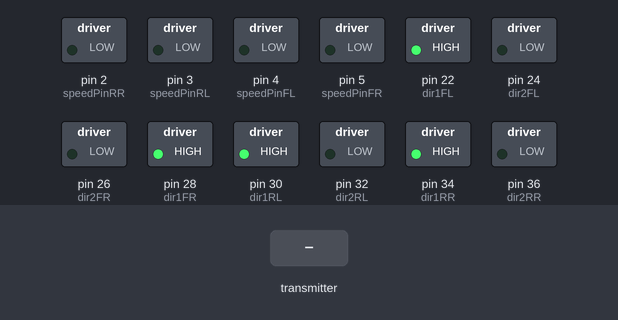
The sketch below on a simulated Arduino Mega 2560, built with avr-gcc and run on an emulated ATmega2560. Shown: switched loads named in the sketch (green lamp = pin HIGH). Inputs (shaded band) come from the test bench. No radio packets arrive unless stated.

Above: at 1.2 s.
1.3 s: the transmitter starts sending Left_VRx = 256
At 2.5 s:
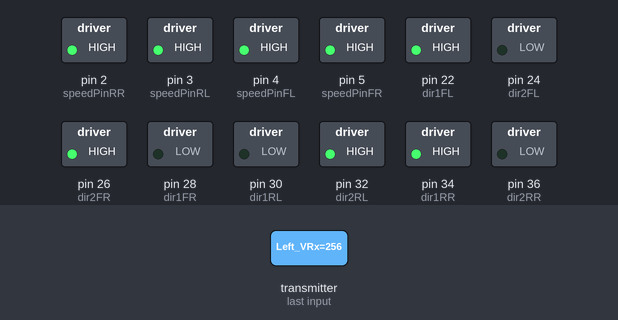
2.8 s: the transmitter starts sending Left_VRy = 256
At 3.8 s:
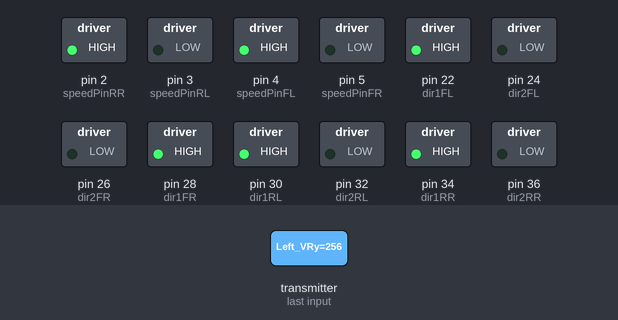
4.3 s: the transmitter starts sending Right_VRx = 256
At 4.9 s:
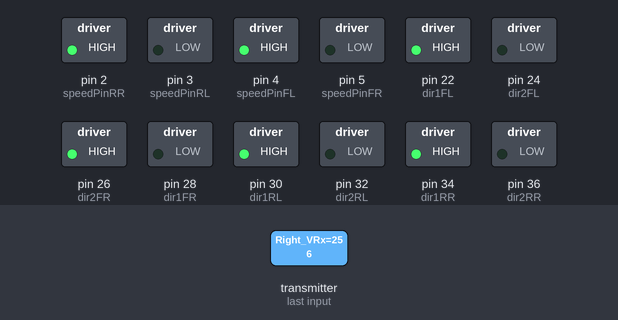
5.8 s: the transmitter starts sending Right_SW = 1
At 7.0 s:
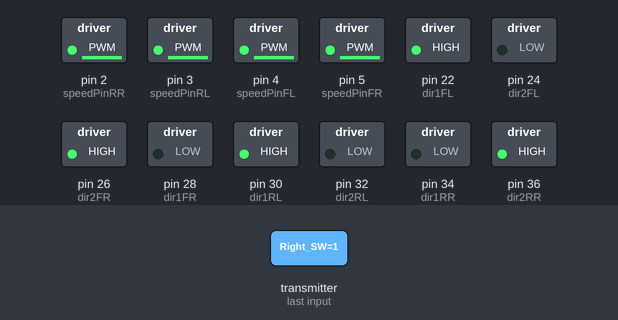
7.3 s: the transmitter starts sending Right_SW = 0
At 8.3 s:
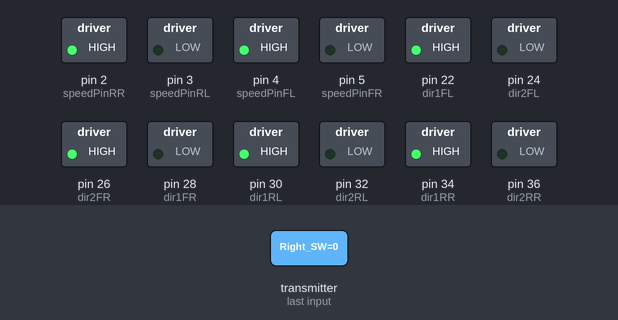
8.8 s: the transmitter starts sending Left_VRx = 0
At 9.5 s:
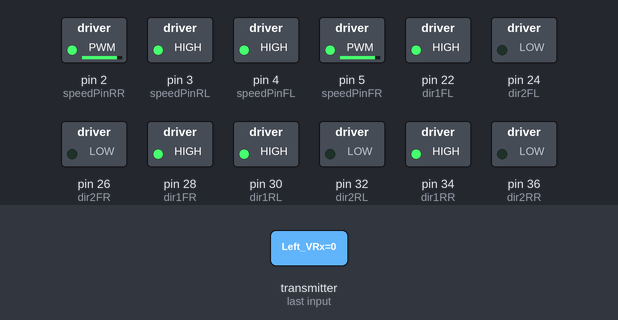
Timing chart, 0 to 11.3 s (numbered marks = the images above; inputs shaded):
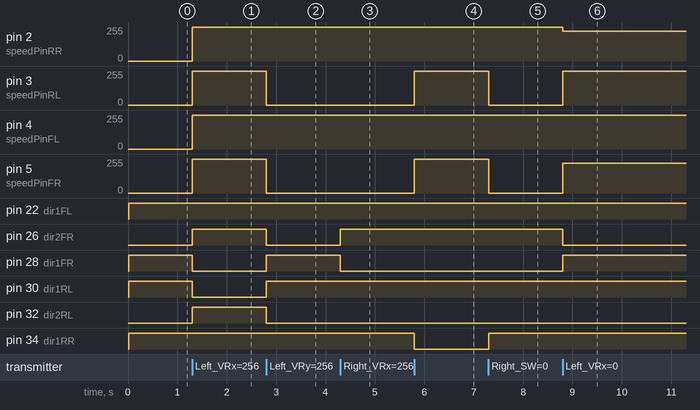

The sketch:

Mecanum_Control.ino
```cpp
#include <SPI.h>
#include <nRF24L01.h>
#include <RF24.h>

//Initialising the pins for Arduino Mega
int speedPinFL = 4;
int dir1FL = 22;
int dir2FL = 24;
int speedPinFR = 5;
int dir1FR = 28;
int dir2FR = 26;
int speedPinRL = 3;
int dir1RL = 30;
int dir2RL = 32;
int speedPinRR = 2;
int dir1RR = 34;
int dir2RR = 36;

//Defining the variables
int Chassis_Vx = 0;
int Chassis_Vy = 0;
int Chassis_Wz = 0;

float Wheel_Speed_FL_Calc;
float Wheel_Speed_FR_Calc;
float Wheel_Speed_RL_Calc;
float Wheel_Speed_RR_Calc;
float Wheel_Speed_FL_Output;
float Wheel_Speed_FR_Output;
float Wheel_Speed_RL_Output;
float Wheel_Speed_RR_Output;

//Measured width and length from car center to a single wheel's center
float Wheel_To_Center_Width = 0.07; //m
float Wheel_To_Center_Length = 0.06; //m

//Initializing the radio frequency communication
RF24 radio(6, 7); //CE, CSN pins

const byte address[6] = "00001";

//Joystick data structure
struct JoyStick_Data_t {
  int Left_VRx = 0;
  int Left_VRy = 0;
  int Right_VRx = 0;
  int Right_VRy = 0;
  byte Right_SW = 0;
};

JoyStick_Data_t JoyStick_Data;

void setup() {
  // put your setup code here, to run once:
  pinMode(speedPinFL,OUTPUT);
  pinMode(dir1FL,OUTPUT);
  pinMode(dir2FL,OUTPUT);
  pinMode(speedPinFR,OUTPUT);
  pinMode(dir1FR,OUTPUT);
  pinMode(dir2FR,OUTPUT);
  pinMode(speedPinRL,OUTPUT);
  pinMode(dir1RL,OUTPUT);
  pinMode(dir2RL,OUTPUT);
  pinMode(speedPinRR,OUTPUT);
  pinMode(dir1RR,OUTPUT);
  pinMode(dir2RR,OUTPUT);

  radio.begin();

  radio.openReadingPipe(1, address);
  radio.setPALevel(RF24_PA_MIN);

  radio.startListening(); //Receiving signal

  Serial.begin(9600);
}

void loop() {
  if (radio.available()){
    radio.read(&JoyStick_Data,sizeof(JoyStick_Data_t));
  }

  //The spinning function
  if(JoyStick_Data.Right_SW){
    Chassis_Vx = 0;
    Chassis_Vy = 0;
    Chassis_Wz = 1960;
  }

  else{
    Chassis_Vx = JoyStick_Data.Left_VRx;
    Chassis_Vy = JoyStick_Data.Left_VRy;
    Chassis_Wz = JoyStick_Data.Right_VRx;
  }

  //Inverse kinematic calculation for four wheel's speed
  Wheel_Speed_FL_Calc = (Chassis_Vy + Chassis_Vx + (Wheel_To_Center_Width + Wheel_To_Center_Length)*Chassis_Wz);
  Wheel_Speed_FR_Calc = (Chassis_Vy - Chassis_Vx - (Wheel_To_Center_Width + Wheel_To_Center_Length)*Chassis_Wz);
  Wheel_Speed_RL_Calc = (Chassis_Vy - Chassis_Vx + (Wheel_To_Center_Width + Wheel_To_Center_Length)*Chassis_Wz);
  Wheel_Speed_RR_Calc = (Chassis_Vy + Chassis_Vx - (Wheel_To_Center_Width + Wheel_To_Center_Length)*Chassis_Wz);

  //Change wheel's direction based on calculated speed
  if(Wheel_Speed_FL_Calc >= 0){
    digitalWrite(dir1FL,HIGH);
    digitalWrite(dir2FL,LOW);
  }
  else{
    digitalWrite(dir1FL,LOW);
    digitalWrite(dir2FL,HIGH);
  }

  if(Wheel_Speed_FR_Calc >= 0){
    digitalWrite(dir1FR,HIGH);
    digitalWrite(dir2FR,LOW);
  }
  else{
    digitalWrite(dir1FR,LOW);
    digitalWrite(dir2FR,HIGH);
  }

  if(Wheel_Speed_RL_Calc >= 0){
    digitalWrite(dir1RL,HIGH);
    digitalWrite(dir2RL,LOW);
  }
  else{
    digitalWrite(dir1RL,LOW);
    digitalWrite(dir2RL,HIGH);
  }

  if(Wheel_Speed_RR_Calc >= 0){
    digitalWrite(dir1RR,HIGH);
    digitalWrite(dir2RR,LOW);
  }
  else{
    digitalWrite(dir1RR,LOW);
    digitalWrite(dir2RR,HIGH);
  }

  //Minimum activation speed setting
  if(abs(Wheel_Speed_FL_Calc) <= 100){
    Wheel_Speed_FL_Calc = 0;
  }
  if(abs(Wheel_Speed_FR_Calc) <= 100){
    Wheel_Speed_FR_Calc = 0;
  }
  if(abs(Wheel_Speed_RL_Calc) <= 100){
    Wheel_Speed_RL_Calc = 0;
  }
  if(abs(Wheel_Speed_RR_Calc) <= 100){
    Wheel_Speed_RR_Calc = 0;
  }

  //Speed output
  analogWrite(speedPinFL,constrain(abs(Wheel_Speed_FL_Calc),0,255));
  analogWrite(speedPinFR,constrain(abs(Wheel_Speed_FR_Calc),0,255));
  analogWrite(speedPinRL,constrain(abs(Wheel_Speed_RL_Calc),0,255));
  analogWrite(speedPinRR,constrain(abs(Wheel_Speed_RR_Calc),0,255));
}
```

Measured:
- after the input at 1.3 s, pin 2 (speedPinRR), pin 3 (speedPinRL), pin 4 (speedPinFL), pin 5 (speedPinFR): 0/255 → 255/255 at once; pin 26 (dir2FR), pin 32 (dir2RL): LOW → HIGH at once; pin 28 (dir1FR), pin 30 (dir1RL): HIGH → LOW at once
- after the input at 2.8 s, pin 3 (speedPinRL), pin 5 (speedPinFR): 255/255 → 0/255 at once; pin 26 (dir2FR), pin 32 (dir2RL): HIGH → LOW at once; pin 28 (dir1FR), pin 30 (dir1RL): LOW → HIGH at once
- after the input at 4.3 s, pin 26 (dir2FR): LOW → HIGH at once; pin 28 (dir1FR): HIGH → LOW at once
- after the input at 5.8 s, pin 2 (speedPinRR), pin 4 (speedPinFL): 255/255 → 254/255 at once; pin 3 (speedPinRL), pin 5 (speedPinFR): 0/255 → 254/255 at once; pin 34 (dir1RR): HIGH → LOW at once; pin 36 (dir2RR): LOW → HIGH at once
- after the input at 7.3 s, pin 2 (speedPinRR), pin 4 (speedPinFL): 254/255 → 255/255 at once; pin 3 (speedPinRL), pin 5 (speedPinFR): 254/255 → 0/255 at once; pin 34 (dir1RR): LOW → HIGH at once; pin 36 (dir2RR): HIGH → LOW at once
- after the input at 8.8 s, pin 2 (speedPinRR): 255/255 → 222/255 at once; pin 3 (speedPinRL): 0/255 → 255/255 at once; pin 5 (speedPinFR): 0/255 → 222/255 at once; pin 26 (dir2FR): HIGH → LOW at once; pin 28 (dir1FR): LOW → HIGH at once
